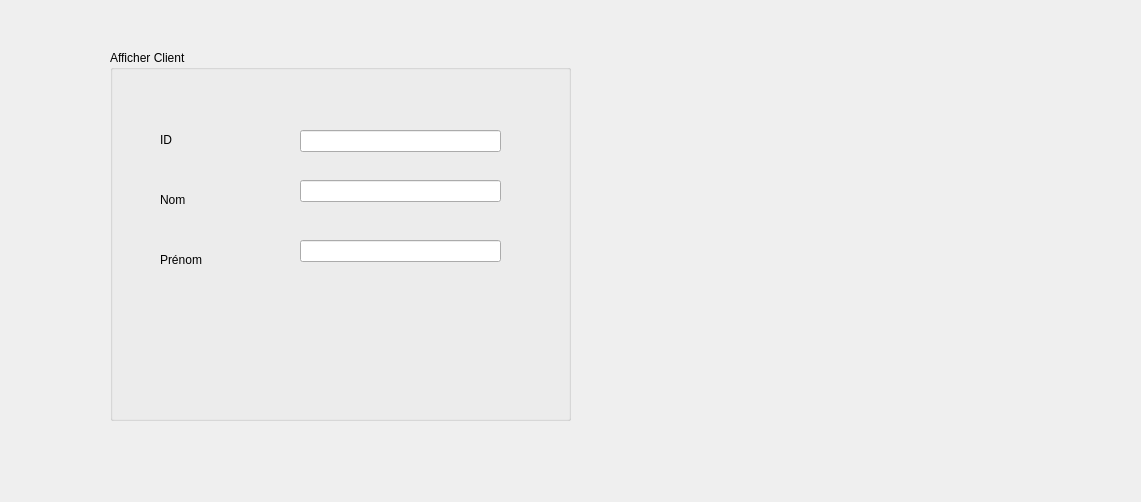
<?xml version="1.0" encoding="UTF-8"?>
<ui version="4.0">
 <class>Dialog</class>
 <widget class="QDialog" name="Dialog">
  <property name="geometry">
   <rect>
    <x>0</x>
    <y>0</y>
    <width>1141</width>
    <height>502</height>
   </rect>
  </property>
  <property name="windowTitle">
   <string>Dialog</string>
  </property>
  <widget class="QGroupBox" name="groupBox">
   <property name="geometry">
    <rect>
     <x>110</x>
     <y>50</y>
     <width>461</width>
     <height>371</height>
    </rect>
   </property>
   <property name="title">
    <string>Afficher Client</string>
   </property>
   <widget class="QLabel" name="label">
    <property name="geometry">
     <rect>
      <x>50</x>
      <y>80</y>
      <width>51</width>
      <height>20</height>
     </rect>
    </property>
    <property name="text">
     <string>ID</string>
    </property>
   </widget>
   <widget class="QLabel" name="label_2">
    <property name="geometry">
     <rect>
      <x>50</x>
      <y>140</y>
      <width>51</width>
      <height>20</height>
     </rect>
    </property>
    <property name="text">
     <string>Nom</string>
    </property>
   </widget>
   <widget class="QLabel" name="label_3">
    <property name="geometry">
     <rect>
      <x>50</x>
      <y>200</y>
      <width>51</width>
      <height>20</height>
     </rect>
    </property>
    <property name="text">
     <string>Prénom</string>
    </property>
   </widget>
   <widget class="QLineEdit" name="lineEdit">
    <property name="geometry">
     <rect>
      <x>190</x>
      <y>80</y>
      <width>201</width>
      <height>22</height>
     </rect>
    </property>
   </widget>
   <widget class="QLineEdit" name="lineEdit_2">
    <property name="geometry">
     <rect>
      <x>190</x>
      <y>130</y>
      <width>201</width>
      <height>22</height>
     </rect>
    </property>
   </widget>
   <widget class="QLineEdit" name="lineEdit_3">
    <property name="geometry">
     <rect>
      <x>190</x>
      <y>190</y>
      <width>201</width>
      <height>22</height>
     </rect>
    </property>
   </widget>
  </widget>
 </widget>
 <resources/>
 <connections/>
</ui>
